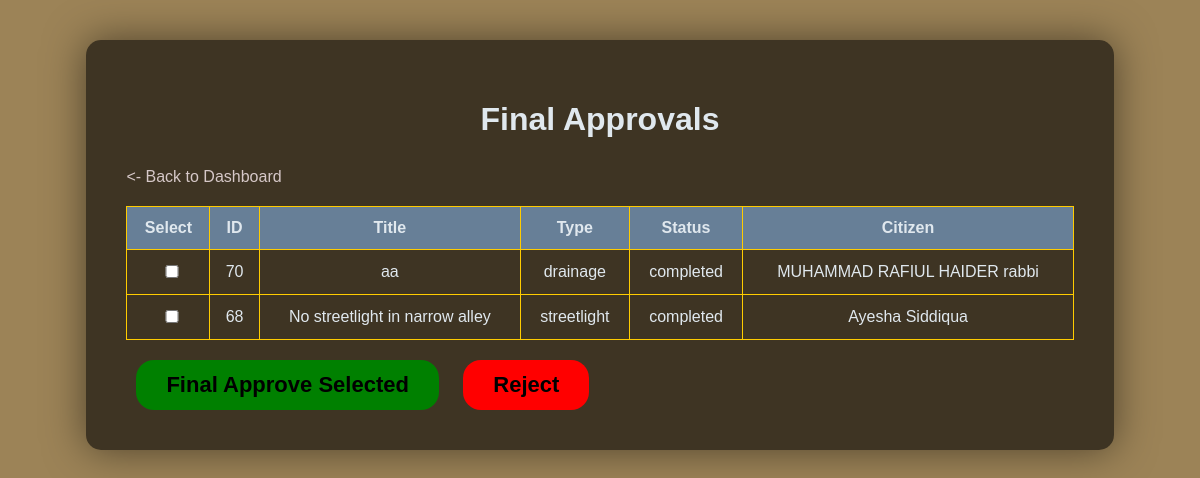
Screenshot of /Mayor/MVC/php/final_approvals_controller.php (signed in) with the database file from the repository.
### tables this page shows
CREATE TABLE `complaints` (
  `id` int(11) NOT NULL,
  `citizen_id` int(11) NOT NULL,
  `title` varchar(200) NOT NULL,
  `description` text NOT NULL,
  `type` enum('waste_management','drainage','road_damage','streetlight','other') NOT NULL,
  `location` text NOT NULL,
  `image_path` varchar(255) DEFAULT NULL,
  `status` enum('submitted','invalid','valid','forwarded','returned','approved','in_progress','completed','final_approved','rejected') DEFAULT 'submitted',
  `counselor_id` int(11) DEFAULT NULL,
  `counselor_comment` text DEFAULT NULL,
  `secretary_id` int(11) DEFAULT NULL,
  `worker_id` int(11) DEFAULT NULL,
  `mayor_id` int(11) DEFAULT NULL,
  `reward_message` text DEFAULT NULL,
  `submitted_at` timestamp NOT NULL DEFAULT current_timestamp(),
  `updated_at` timestamp NOT NULL DEFAULT current_timestamp() ON UPDATE current_timestamp(),
  `reward_sent_at` datetime DEFAULT NULL,
  `reward_sent_by` int(11) DEFAULT NULL
);

CREATE TABLE `users` (
  `id` int(11) NOT NULL,
  `username` varchar(50) NOT NULL,
  `password` varchar(255) NOT NULL,
  `name` varchar(100) NOT NULL,
  `id_number` varchar(20) NOT NULL,
  `phone` varchar(20) NOT NULL,
  `location` varchar(150) NOT NULL,
  `area` varchar(100) DEFAULT NULL,
  `role` enum('citizen','counselor','secretary','mayor') NOT NULL,
  `created_at` timestamp NOT NULL DEFAULT current_timestamp()
);

### Mayor/MVC/php/final_approvals_controller.php (called while the page is built, shortened)
<?php
include '../../../db.php';
$sql="SELECT c.id, c.title, c.type,c.status,u.name AS citizen_name
      FROM complaints c
      LEFT JOIN users u ON c.citizen_id=u.id
      WHERE c.status = 'completed'
      ORDER BY c.submitted_at DESC";
$result = mysqli_query($conn,$sql);
$complaints =[];
while($row=mysqli_fetch_array($result)){
    $complaints[]=$row;
}
include '../html/final_approvals.php';
?>

### Mayor/MVC/html/final_approvals.php (the view, shortened to what this page needs)
<!DOCTYPE html>
<html lang="en">
<head>
    <link rel="stylesheet" href="../css/mayor-style.css">
</head>
<body>
    <div class ="container">
        <h1>Final Approvals</h1>
        <a href="/Smart-City-Hub_webtech/Mayor/MVC/html/mayor_dashboard.php" class="back-btn"><- Back to Dashboard</a>
        <?php if(empty($complaints)): ?>
            <p>No complaints ready for final approval. </p>
            <?php else:?>
        <form id="finalApprovalForm">
            <table>
                <thead>
                    <tr>
                        <th>Select</th>
                        <th>ID</th>
                        <th>Title</th>
                        <th>Type</th>
                        <th>Status</th>
                        <th>Citizen</th>
                    </tr>
                </thead>
                <tbody id ="tableBody">
                    <?php foreach($complaints as $c): ?>
                        <tr data-id="<?php echo $c['id']; ?>">
                        <td><input type="checkbox" name="selected[]" value="<?php echo $c['id']; ?>"></td>
                                <td><?php echo $c['id']; ?></td>
                                <td><?php echo htmlspecialchars($c['title']); ?></td>
                                <td><?php echo htmlspecialchars($c['type']); ?></td>
                                <td><?php echo htmlspecialchars($c['status']); ?></td>
                                <td><?php echo htmlspecialchars($c['citizen_name']); ?></td>
                        </tr>
                    <?php endforeach; ?>
                </tbody>
            </table>
            <div class="action-buttons">
                <button type="button" id="approveSelected" class="approve-btn">Final Approve Selected</button>
                <button type="button" id="rejectSelected" class="reject-btn">Reject </button>
            </div>
        </form>
        <?php endif; ?>
    </div>
</body>
</html>

### Mayor/MVC/css/mayor-style.css (style rules this page uses)
body { font-family: 'Franklin Gothic Medium', 'Arial Narrow', Arial, sans-serif; background: rgb(156, 131, 87); color: rgb(224, 232, 238); padding: 0; min-height: 100px; }
.container { background: rgba(0,0, 0, 0.6); padding: 40px; border-radius: 15px; width: 80%; max-width: 1000px; margin: 40px auto; box-shadow: 0 0 40px rgba(0,0, 0, 0.5); }
h1 { text-align: center; margin-bottom: 30px; }
.back-btn { display: block; color: rgb(214, 200, 200); margin: 20px 0; text-decoration: none; }
table { width: 100%; border-collapse: collapse; margin: 20px 0; }
th,td { border: 1px solid #ffcc00; padding: 12px; text-align: center; }
th { background:#677f97 ; }
.approve-btn,.reject-btn { padding: 12px 30px; border: none; border-radius: 18px; color: rgb(0, 0, 0); cursor: pointer; margin: 0 10px; font-size: 22px; font-weight: bold; }
.approve-btn { background: green; font-size: 22px; }
.reject-btn { background: red; }
form input, form textarea, form select { width: 100%; padding: 10px; border-radius: 6px; border: 1px solid #ccc; }

### rows the page displays
complaints: id "70", title "aa", type "drainage", status "completed", citizen.name "MUHAMMAD RAFIUL HAIDER rabbi"
complaints: id "68", title "No streetlight in narrow alley", type "streetlight", status "completed", citizen.name "Ayesha Siddiqua"
